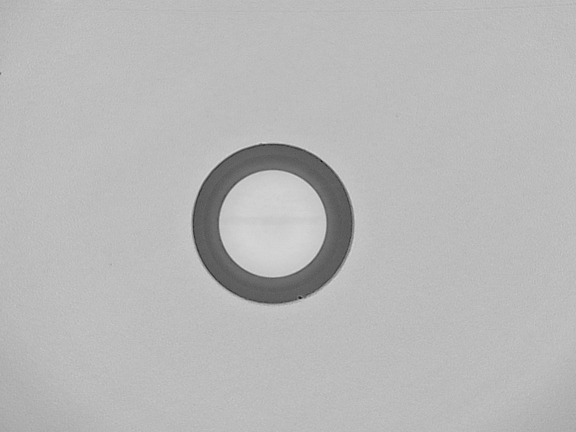
#> input picture dataset/91_clean_20250705_0001.jpg, 1152 x 864 px (shown at 1/2 size)
$ python -i advanced-scratch-detector-35.py   (imports and definitions only)   (older library calls are emulated)
#> lines starting #> are read from the running program, lines starting #| are printed output that depends on the picture; after the words box and inside, x2 and y2 are one past the last pixel; in counts of white or black regions, pixels touching at a corner belong together
#> further down, picture is the input picture: shape (864, 1152, 3); min 19, max 227, mean 184.1
#!/usr/bin/env python3
"""
Advanced Scratch Detection Module
=================================
Standalone module for detecting scratches and linear defects
using multiple advanced techniques.
"""

import cv2
import numpy as np
import logging
from typing import Optional, Tuple, Dict, List, Any
import warnings
# [4 lines not run here, left out]
logger = logging.getLogger(__name__)

try:
    from scipy import ndimage
    from scipy.ndimage import gaussian_filter
    SCIPY_AVAILABLE = True
except ImportError:
    SCIPY_AVAILABLE = False
    logger.warning("SciPy not available, using OpenCV alternatives")

try:
    from skimage.morphology import skeletonize
    SKIMAGE_AVAILABLE = True
except ImportError:
    SKIMAGE_AVAILABLE = False
    logger.warning("scikit-image not available")

class AdvancedScratchDetector:
    """Advanced scratch detection using multiple techniques."""

    def __init__(self):
        self.methods = {
            'gradient': self._gradient_based_detection,
            'gabor': self._gabor_based_detection,
            'hessian': self._hessian_based_detection,
            'morphological': self._morphological_detection,
            'frequency': self._frequency_based_detection,
            'steerable': self._steerable_filter_detection,
            'frangi': self._frangi_vesselness_detection
        }

    def detect_scratches(self, image: np.ndarray, zone_mask: Optional[np.ndarray] = None,
                        methods: List[str] = ['gradient', 'gabor', 'hessian'],
                        fusion_weights: Optional[Dict[str, float]] = None) -> Tuple[np.ndarray, Dict[str, np.ndarray]]:
        """
        Detect scratches using multiple methods.

        Args:
            image: Input grayscale image
            zone_mask: Optional zone mask
            methods: List of detection methods to use
            fusion_weights: Weights for method fusion

        Returns:
            Final scratch mask and individual method results
        """
        logger.info(f"Running scratch detection with methods: {methods}")

        if len(image.shape) == 3:
            image = cv2.cvtColor(image, cv2.COLOR_BGR2GRAY)

        # Ensure float32
        if image.dtype != np.float32:
            image = image.astype(np.float32) / 255.0

        # Default weights
        if fusion_weights is None:
            fusion_weights = {method: 1.0 for method in methods}

        # Apply zone mask if provided
        if zone_mask is not None:
            masked_image = image * (zone_mask.astype(np.float32) / 255.0)
        else:
            masked_image = image

        # Run selected methods
        individual_results = {}
        combined_map = np.zeros_like(image, dtype=np.float32)

        for method in methods:
            if method in self.methods:
                try:
                    result = self.methods[method](masked_image)
                    individual_results[method] = result

                    # Add weighted contribution
                    weight = fusion_weights.get(method, 1.0)
                    if result is not None:
                        combined_map += result.astype(np.float32) * weight

                    logger.info(f"{method} detection completed")

                except Exception as e:
                    logger.error(f"Error in {method} scratch detection: {e}")
                    individual_results[method] = np.zeros_like(image, dtype=np.uint8)
                    continue
#> this loop made 3 passes
#> pass 1, in detect_scratches, `result = self.methods[method](masked_image)`:
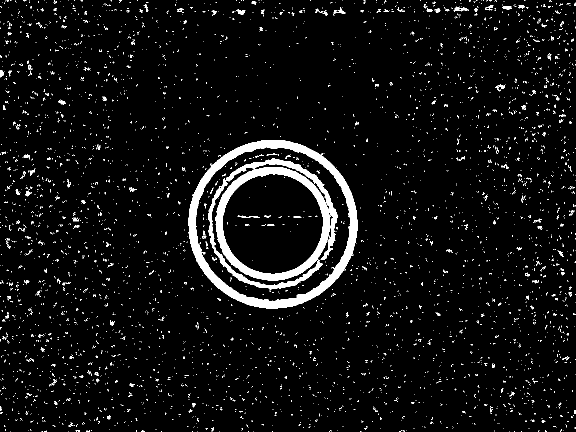
#> result: shape (864, 1152) (shown at 1/2 size); 5% white; 4504 white regions (4405 under 20 px), largest, box (x1, y1, x2, y2) and area: (416, 316, 676, 579) 15874, (376, 280, 715, 617) 15335, (907, 13, 938, 24) 126
#> pass 2, in detect_scratches, `result = self.methods[method](masked_image)`:
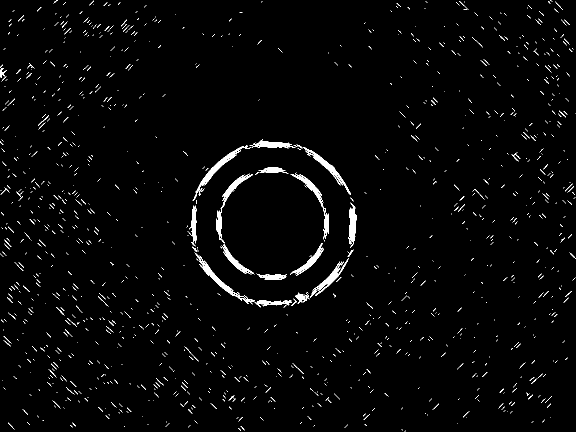
#> result: shape (864, 1152) (shown at 1/2 size); 2% white in thin lines or dots
#> pass 2, in detect_scratches, `combined_map += result.astype(np.float32) * weight`:
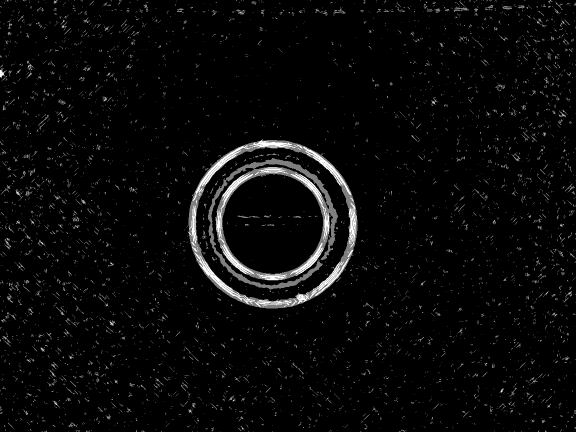
#> combined_map: shape (864, 1152) float32 (shown at 1/2 size); min 0, max 510, mean 17.9; drawn with min black and max white
#> after the loop:
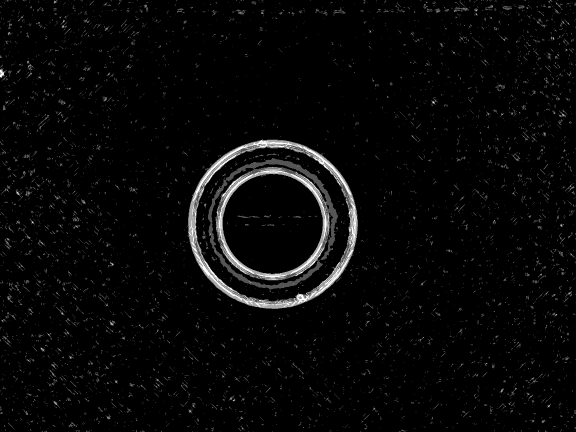
#> combined_map: shape (864, 1152) float32 (shown at 1/2 size); 2% of pixels changed, all inside (x1, y1, x2, y2) = (0, 0, 1152, 864); drawn with min black and max white
#> after the loop, individual_results = 3 items

        # Normalize combined map
        total_weight = sum(fusion_weights.get(m, 1.0) for m in methods if m in individual_results and individual_results[m] is not None)
#> total_weight = 3
        if total_weight > 0:
            combined_map /= total_weight
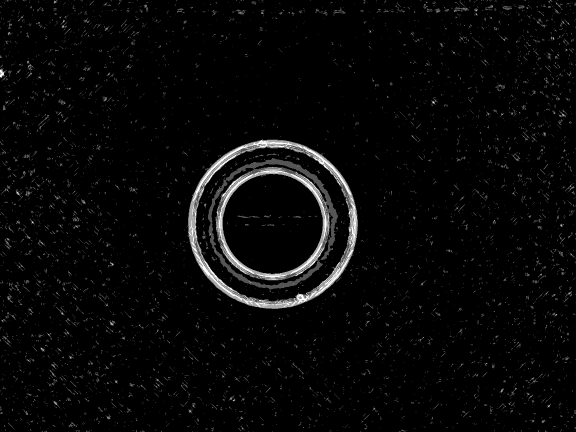
#> combined_map: shape (864, 1152) float32 (shown at 1/2 size); 6.26% of pixels changed, all inside (x1, y1, x2, y2) = (0, 0, 1152, 864)
            combined_map = np.clip(combined_map, 0, 1)
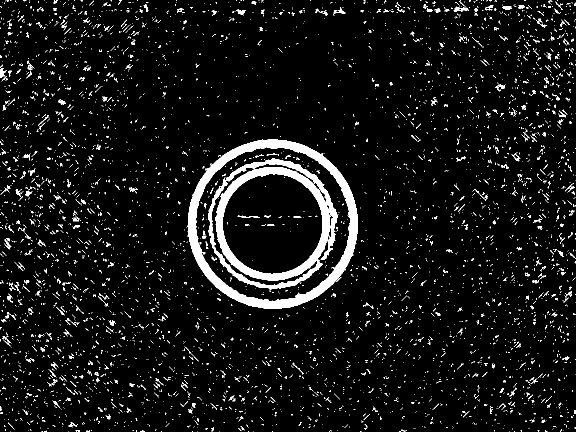
#> combined_map: shape (864, 1152) float32 (shown at 1/2 size); values 0 (black) and 1 (white), 6.3% white; 5020 white regions (4696 under 20 px), largest, box (x1, y1, x2, y2) and area: (373, 278, 716, 618) 16659, (416, 316, 676, 579) 16180, (907, 1, 938, 24) 169

        # Apply zone mask to final result
        if zone_mask is not None:
            combined_map = combined_map * (zone_mask.astype(np.float32) / 255.0)

        # Post-processing
        final_mask = self._postprocess_scratch_mask(combined_map)

        logger.info(f"Scratch detection completed, found {cv2.countNonZero(final_mask)} scratch pixels")

        return final_mask, individual_results

    def _gradient_based_detection(self, image: np.ndarray) -> np.ndarray:
        """Gradient-based scratch detection."""
        # Multi-scale gradient analysis
        scales = [1, 2, 3]
        responses = []

        for scale in scales:
            # Smooth image
            if SCIPY_AVAILABLE:
                smoothed = gaussian_filter(image, scale)
            else:
                ksize = int(2 * scale * 3 + 1)
                if ksize % 2 == 0:
                    ksize += 1
                smoothed = cv2.GaussianBlur(image, (ksize, ksize), scale)

            # Calculate gradients
            grad_x = cv2.Sobel(smoothed, cv2.CV_32F, 1, 0, ksize=3)
            grad_y = cv2.Sobel(smoothed, cv2.CV_32F, 0, 1, ksize=3)

            # Gradient magnitude
            grad_mag = np.sqrt(grad_x**2 + grad_y**2)

            # Gradient direction coherence
            grad_angle = np.arctan2(grad_y, grad_x)

            # Local coherence measure
            coherence = self._calculate_local_coherence(grad_angle, window_size=7)

            # Combine magnitude and coherence
            response = grad_mag * coherence
            responses.append(response)

        # Combine scales
        combined = np.maximum.reduce(responses)

        # Threshold
        threshold = np.percentile(combined, 95)
        return (combined > threshold).astype(np.uint8) * 255

    def _gabor_based_detection(self, image: np.ndarray) -> np.ndarray:
        """Gabor filter bank for scratch detection."""
        orientations = 8
        frequencies = [0.1, 0.2, 0.3]
        responses = []

        for freq in frequencies:
            for i in range(orientations):
                theta = i * np.pi / orientations

                # Create Gabor kernel
                kernel = cv2.getGaborKernel((21, 21), 3, theta, 2*np.pi*freq, 0.5, 0, ktype=cv2.CV_32F)

                # Apply filter
                response = cv2.filter2D(image, cv2.CV_32F, kernel)
                responses.append(np.abs(response))

        # Take maximum response across all orientations and frequencies
        max_response = np.maximum.reduce(responses)

        # Threshold
        threshold = np.percentile(max_response, 98)
        return (max_response > threshold).astype(np.uint8) * 255

    def _hessian_based_detection(self, image: np.ndarray) -> np.ndarray:
        """Hessian-based ridge detection for scratches."""
        scales = [1.0, 2.0, 3.0]
        responses = []

        for scale in scales:
            # Calculate Hessian matrix components using OpenCV
            if SCIPY_AVAILABLE:
                # Use scipy gaussian_filter if available
                sigma = scale
                Ixx = gaussian_filter(image, sigma, order=[0, 2])
                Ixy = gaussian_filter(image, sigma, order=[1, 1])
                Iyy = gaussian_filter(image, sigma, order=[2, 0])
            else:
                # Use OpenCV alternative
                ksize = int(2 * scale * 3 + 1)  # Approximate kernel size
                if ksize % 2 == 0:
                    ksize += 1

                # Apply Gaussian blur first
                blurred = cv2.GaussianBlur(image, (ksize, ksize), scale)

                # Calculate second derivatives using Sobel
                Ix = cv2.Sobel(blurred, cv2.CV_32F, 1, 0, ksize=3)
                Iy = cv2.Sobel(blurred, cv2.CV_32F, 0, 1, ksize=3)

                Ixx = cv2.Sobel(Ix, cv2.CV_32F, 1, 0, ksize=3)
                Ixy = cv2.Sobel(Ix, cv2.CV_32F, 0, 1, ksize=3)
                Iyy = cv2.Sobel(Iy, cv2.CV_32F, 0, 1, ksize=3)

            # Eigenvalues of Hessian matrix
            trace = Ixx + Iyy
            det = Ixx * Iyy - Ixy * Ixy

            discriminant = np.sqrt(np.maximum(trace**2 - 4*det, 0))
            lambda1 = 0.5 * (trace + discriminant)
            lambda2 = 0.5 * (trace - discriminant)

            # Ridge strength (for dark ridges on bright background)
            ridge_strength = np.abs(lambda2) * (lambda2 < 0)

            # Scale normalization
            ridge_strength *= scale**2

            responses.append(ridge_strength)

        # Maximum response across scales
        max_response = np.maximum.reduce(responses)

        # Threshold
        threshold = np.percentile(max_response, 98)
        return (max_response > threshold).astype(np.uint8) * 255

    # [166 lines left out: functions _morphological_detection, _frequency_based_detection, _steerable_filter_detection, _frangi_vesselness_detection, not called in this run]

    def _postprocess_scratch_mask(self, combined_map: np.ndarray) -> np.ndarray:
        """Post-process the combined scratch detection result."""
        # Convert to binary
        threshold = 0.3  # Conservative threshold
        binary = (combined_map > threshold).astype(np.uint8) * 255

        # Morphological operations to clean up
        kernel = cv2.getStructuringElement(cv2.MORPH_ELLIPSE, (3, 3))

        # Remove noise
        binary = cv2.morphologyEx(binary, cv2.MORPH_OPEN, kernel)
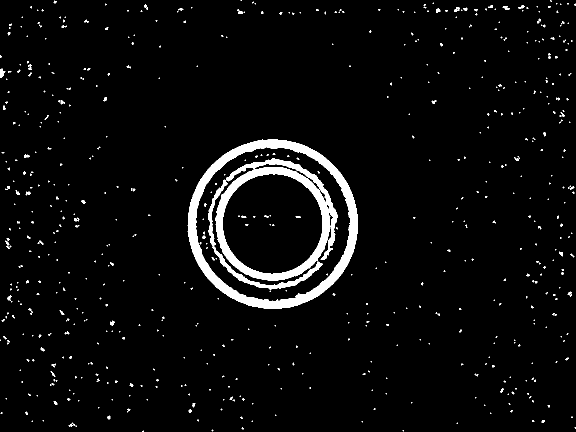
#> binary: shape (864, 1152) (shown at 1/2 size); 4% white; 644 white regions (551 under 20 px), largest, box (x1, y1, x2, y2) and area: (375, 279, 716, 618) 16585, (431, 316, 676, 561) 13017, (416, 359, 646, 579) 3046

        # Connect broken lines
        binary = cv2.morphologyEx(binary, cv2.MORPH_CLOSE, kernel)
#> binary: shape (864, 1152); 4.1% white; 600 white regions (489 under 20 px)

        # Filter by line properties
        binary = self._filter_by_line_properties(binary)

        return binary

    def _filter_by_line_properties(self, binary: np.ndarray,
                                  min_aspect_ratio: float = 3.0,
                                  min_length: int = 10) -> np.ndarray:
        """Filter detections based on line properties."""
#> called with min_aspect_ratio = 3, min_length = 10
        contours, _ = cv2.findContours(binary, cv2.RETR_EXTERNAL, cv2.CHAIN_APPROX_SIMPLE)
#> contours = 566 contours, 515 with area under 20; largest, box (x1, y1, x2, y2) and area: (375, 279, 716, 618) 89853, (0, 137, 11, 156) 104, (1005, 12, 1020, 20) 51, (908, 14, 920, 24) 50, (220, 641, 230, 651) 49

        result = np.zeros_like(binary)

        for contour in contours:
            # Calculate properties
            area = cv2.contourArea(contour)
            if area < 5:  # Too small
                continue

            # Bounding rectangle
            rect = cv2.boundingRect(contour)
            width, height = rect[2], rect[3]

            # Aspect ratio
            aspect_ratio = max(width, height) / min(width, height) if min(width, height) > 0 else 0

            # Length (major axis)
            length = max(width, height)

            # Check if it's line-like
            if aspect_ratio >= min_aspect_ratio and length >= min_length:
                cv2.drawContours(result, [contour], -1, (255,), -1)
#> this loop made 566 passes
#> (area, rect, width, height, aspect_ratio, length) on passes 7, 11, 17: (35, (137, 845, 17, 9), 17, 9, 1.89, 17), (20.5, (1083, 840, 7, 6), 7, 6, 1.17, 7), (24.5, (214, 831, 7, 8), 7, 8, 1.14, 8)
#> result: shape (864, 1152); every value is 0

        return result

    def _calculate_local_coherence(self, angle_map: np.ndarray, window_size: int = 7) -> np.ndarray:
        """Calculate local orientation coherence."""
        # Convert angles to unit vectors
        cos_angles = np.cos(2 * angle_map)  # Double angle for orientation
        sin_angles = np.sin(2 * angle_map)

        # Local averaging
        kernel = np.ones((window_size, window_size)) / (window_size**2)

        mean_cos = cv2.filter2D(cos_angles, cv2.CV_32F, kernel)
        mean_sin = cv2.filter2D(sin_angles, cv2.CV_32F, kernel)

        # Coherence measure
        coherence = np.sqrt(mean_cos**2 + mean_sin**2)

        return coherence

    # [112 lines left out: functions _create_linear_kernel, _create_steerable_filter, test_scratch_detection, not called in this run]

# [4 lines not run here, left out]

>>> import cv2
>>> picture = cv2.imread('../dataset/91_clean_20250705_0001.jpg')
>>> result = AdvancedScratchDetector().detect_scratches(picture)
